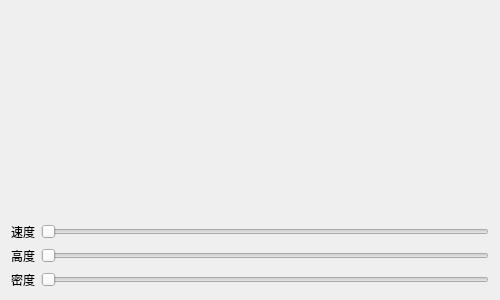
<?xml version="1.0" encoding="UTF-8"?>
<ui version="4.0">
 <class>frmWavePlot</class>
 <widget class="QWidget" name="frmWavePlot">
  <property name="geometry">
   <rect>
    <x>0</x>
    <y>0</y>
    <width>500</width>
    <height>300</height>
   </rect>
  </property>
  <property name="windowTitle">
   <string>Form</string>
  </property>
  <layout class="QVBoxLayout" name="verticalLayout">
   <item>
    <widget class="WavePlot" name="widgetPlot" native="true">
     <property name="sizePolicy">
      <sizepolicy hsizetype="Preferred" vsizetype="Expanding">
       <horstretch>0</horstretch>
       <verstretch>0</verstretch>
      </sizepolicy>
     </property>
    </widget>
   </item>
   <item>
    <widget class="QWidget" name="widgetBottom" native="true">
     <layout class="QGridLayout" name="gridLayout">
      <property name="leftMargin">
       <number>0</number>
      </property>
      <property name="topMargin">
       <number>0</number>
      </property>
      <property name="rightMargin">
       <number>0</number>
      </property>
      <property name="bottomMargin">
       <number>0</number>
      </property>
      <item row="0" column="0">
       <widget class="QLabel" name="lab1">
        <property name="text">
         <string>速度</string>
        </property>
       </widget>
      </item>
      <item row="0" column="1">
       <widget class="QSlider" name="horizontalSlider1">
        <property name="minimum">
         <number>10</number>
        </property>
        <property name="maximum">
         <number>200</number>
        </property>
        <property name="orientation">
         <enum>Qt::Horizontal</enum>
        </property>
       </widget>
      </item>
      <item row="1" column="0">
       <widget class="QLabel" name="lab2">
        <property name="text">
         <string>高度</string>
        </property>
       </widget>
      </item>
      <item row="1" column="1">
       <widget class="QSlider" name="horizontalSlider2">
        <property name="minimum">
         <number>1</number>
        </property>
        <property name="maximum">
         <number>10</number>
        </property>
        <property name="orientation">
         <enum>Qt::Horizontal</enum>
        </property>
       </widget>
      </item>
      <item row="2" column="0">
       <widget class="QLabel" name="lab3">
        <property name="text">
         <string>密度</string>
        </property>
       </widget>
      </item>
      <item row="2" column="1">
       <widget class="QSlider" name="horizontalSlider3">
        <property name="minimum">
         <number>1</number>
        </property>
        <property name="maximum">
         <number>10</number>
        </property>
        <property name="orientation">
         <enum>Qt::Horizontal</enum>
        </property>
       </widget>
      </item>
     </layout>
    </widget>
   </item>
  </layout>
 </widget>
 <layoutdefault spacing="6" margin="11"/>
 <customwidgets>
  <customwidget>
   <class>WavePlot</class>
   <extends>QWidget</extends>
   <header>waveplot.h</header>
   <container>1</container>
  </customwidget>
 </customwidgets>
 <resources/>
 <connections/>
</ui>
